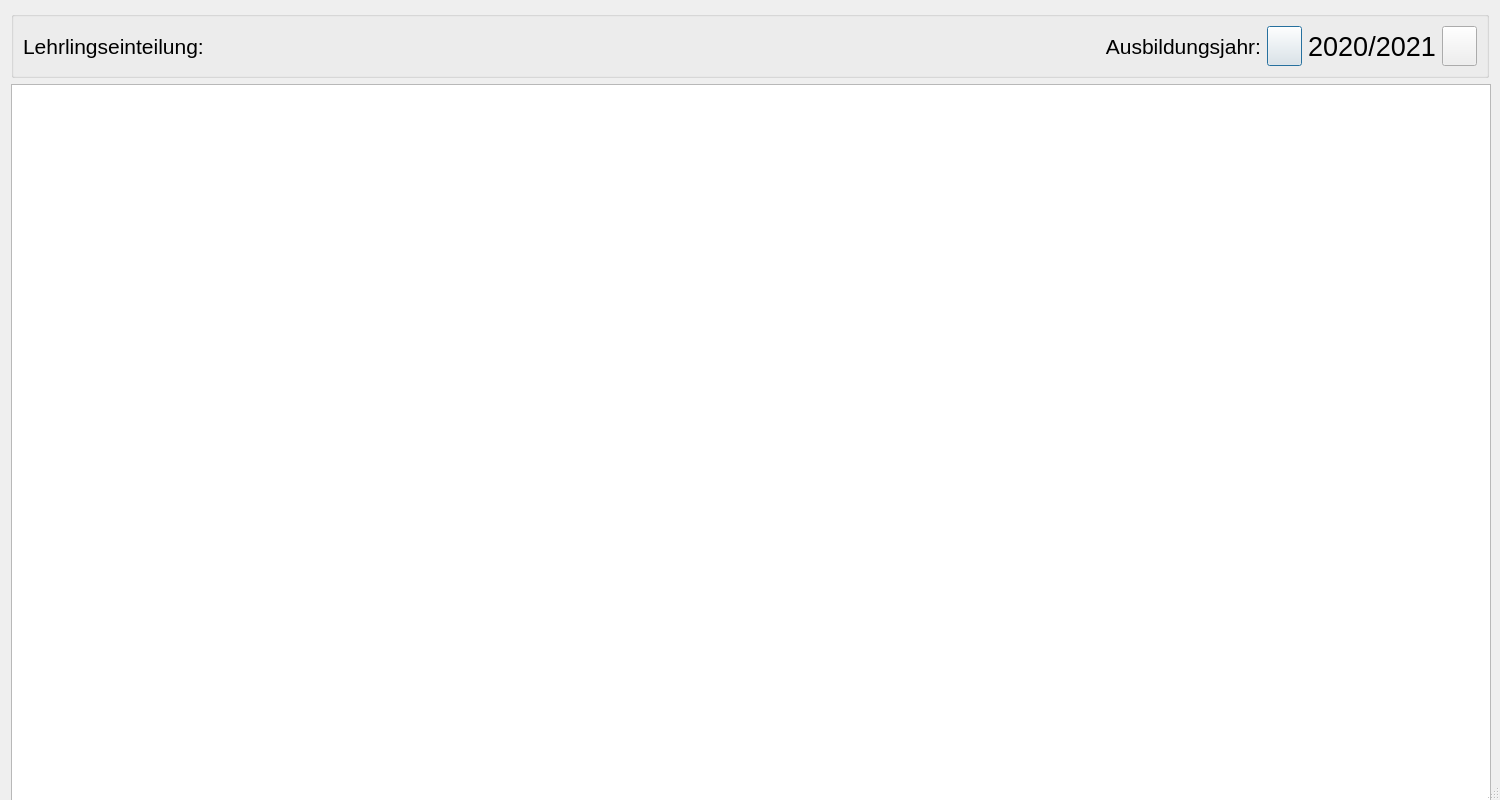
<?xml version="1.0" encoding="UTF-8"?>
<ui version="4.0">
 <class>Dialog</class>
 <widget class="QDialog" name="Dialog">
  <property name="geometry">
   <rect>
    <x>0</x>
    <y>0</y>
    <width>1500</width>
    <height>800</height>
   </rect>
  </property>
  <property name="minimumSize">
   <size>
    <width>1500</width>
    <height>800</height>
   </size>
  </property>
  <property name="windowTitle">
   <string>Dialog</string>
  </property>
  <property name="sizeGripEnabled">
   <bool>true</bool>
  </property>
  <layout class="QVBoxLayout" name="verticalLayout">
   <item>
    <widget class="QGroupBox" name="groupBox_2">
     <property name="sizePolicy">
      <sizepolicy hsizetype="Fixed" vsizetype="Fixed">
       <horstretch>0</horstretch>
       <verstretch>0</verstretch>
      </sizepolicy>
     </property>
     <property name="title">
      <string/>
     </property>
     <layout class="QHBoxLayout" name="horizontalLayout_2">
      <item>
       <widget class="QLabel" name="label">
        <property name="minimumSize">
         <size>
          <width>190</width>
          <height>0</height>
         </size>
        </property>
        <property name="font">
         <font>
          <pointsize>16</pointsize>
         </font>
        </property>
        <property name="text">
         <string>Lehrlingseinteilung:</string>
        </property>
       </widget>
      </item>
      <item>
       <spacer name="horizontalSpacer">
        <property name="orientation">
         <enum>Qt::Horizontal</enum>
        </property>
        <property name="sizeType">
         <enum>QSizePolicy::Fixed</enum>
        </property>
        <property name="sizeHint" stdset="0">
         <size>
          <width>900</width>
          <height>20</height>
         </size>
        </property>
       </spacer>
      </item>
      <item>
       <widget class="QLabel" name="label_2">
        <property name="sizePolicy">
         <sizepolicy hsizetype="Fixed" vsizetype="Preferred">
          <horstretch>0</horstretch>
          <verstretch>0</verstretch>
         </sizepolicy>
        </property>
        <property name="font">
         <font>
          <pointsize>16</pointsize>
         </font>
        </property>
        <property name="text">
         <string>Ausbildungsjahr:</string>
        </property>
        <property name="alignment">
         <set>Qt::AlignRight|Qt::AlignTrailing|Qt::AlignVCenter</set>
        </property>
       </widget>
      </item>
      <item>
       <widget class="QPushButton" name="pB_leftArrow">
        <property name="sizePolicy">
         <sizepolicy hsizetype="Fixed" vsizetype="Preferred">
          <horstretch>0</horstretch>
          <verstretch>0</verstretch>
         </sizepolicy>
        </property>
        <property name="minimumSize">
         <size>
          <width>35</width>
          <height>0</height>
         </size>
        </property>
        <property name="font">
         <font>
          <pointsize>21</pointsize>
          <weight>75</weight>
          <bold>true</bold>
         </font>
        </property>
        <property name="text">
         <string/>
        </property>
        <property name="icon">
         <iconset>
          <normaloff>../../_Symbole/UsedSymbols/keyboard-left-arrow-button_icon-icons.com_72692.ico</normaloff>../../_Symbole/UsedSymbols/keyboard-left-arrow-button_icon-icons.com_72692.ico</iconset>
        </property>
       </widget>
      </item>
      <item>
       <widget class="QLabel" name="label_3">
        <property name="sizePolicy">
         <sizepolicy hsizetype="Preferred" vsizetype="Preferred">
          <horstretch>0</horstretch>
          <verstretch>0</verstretch>
         </sizepolicy>
        </property>
        <property name="maximumSize">
         <size>
          <width>250</width>
          <height>16777215</height>
         </size>
        </property>
        <property name="font">
         <font>
          <pointsize>20</pointsize>
         </font>
        </property>
        <property name="text">
         <string>2020/2021</string>
        </property>
        <property name="alignment">
         <set>Qt::AlignCenter</set>
        </property>
       </widget>
      </item>
      <item>
       <widget class="QPushButton" name="pB_rightArrow">
        <property name="sizePolicy">
         <sizepolicy hsizetype="Fixed" vsizetype="Preferred">
          <horstretch>0</horstretch>
          <verstretch>0</verstretch>
         </sizepolicy>
        </property>
        <property name="minimumSize">
         <size>
          <width>35</width>
          <height>0</height>
         </size>
        </property>
        <property name="font">
         <font>
          <pointsize>21</pointsize>
          <weight>75</weight>
          <bold>true</bold>
         </font>
        </property>
        <property name="text">
         <string/>
        </property>
        <property name="icon">
         <iconset>
          <normaloff>../../_Symbole/UsedSymbols/keyboard-right-arrow-button-1_icon-icons.com_72690.ico</normaloff>../../_Symbole/UsedSymbols/keyboard-right-arrow-button-1_icon-icons.com_72690.ico</iconset>
        </property>
       </widget>
      </item>
     </layout>
    </widget>
   </item>
   <item>
    <widget class="QTableWidget" name="tableWidget">
     <property name="sizePolicy">
      <sizepolicy hsizetype="Expanding" vsizetype="Ignored">
       <horstretch>0</horstretch>
       <verstretch>0</verstretch>
      </sizepolicy>
     </property>
     <property name="minimumSize">
      <size>
       <width>1480</width>
       <height>720</height>
      </size>
     </property>
     <property name="font">
      <font>
       <pointsize>10</pointsize>
      </font>
     </property>
    </widget>
   </item>
  </layout>
 </widget>
 <resources/>
 <connections/>
</ui>
